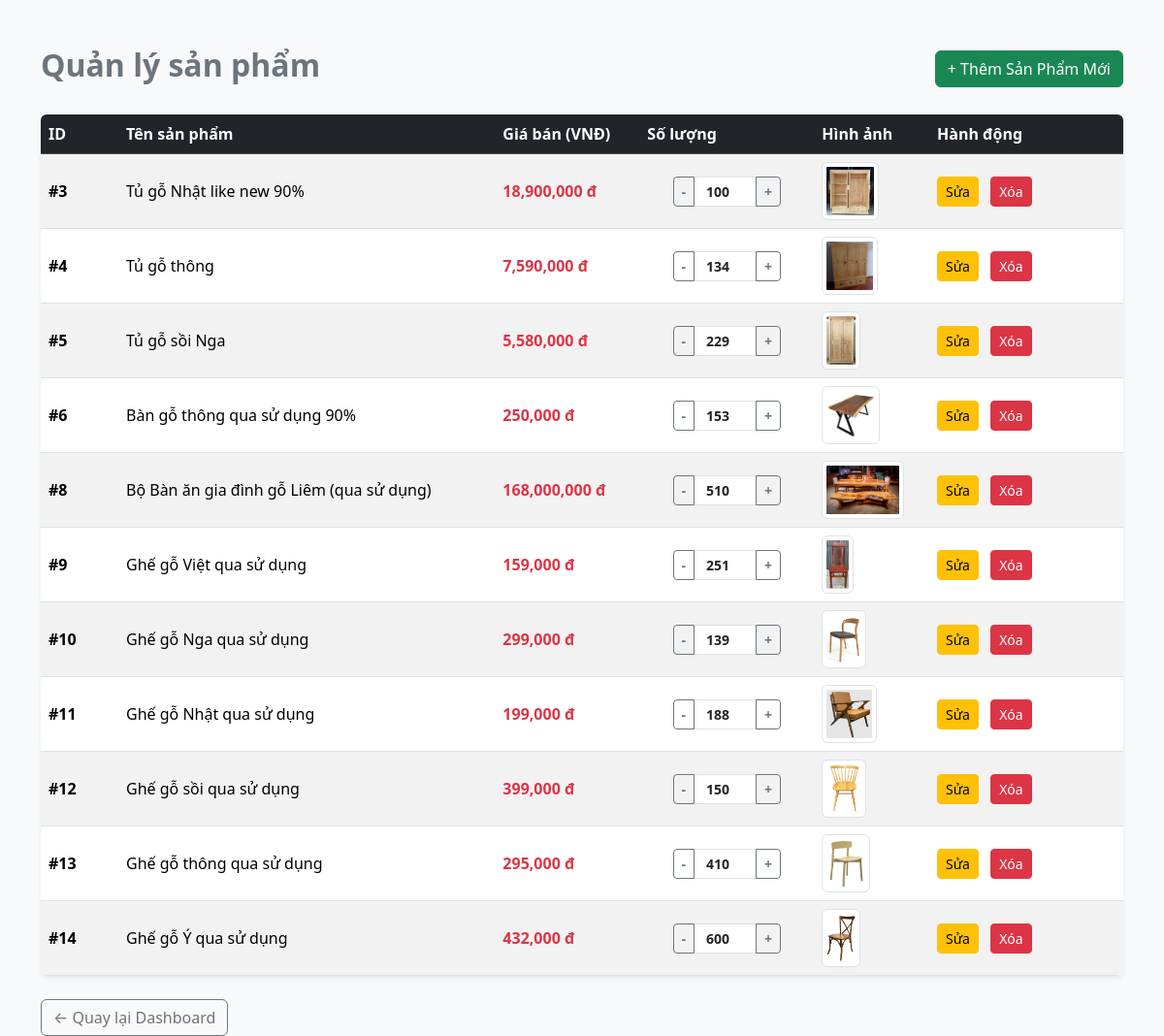
The page /admin/products/manage_products.php (signed in) on the database its author committed.
### tables this page shows
CREATE TABLE `products` (
  `id` int(11) NOT NULL,
  `name` varchar(255) NOT NULL,
  `price` int(11) NOT NULL,
  `image` varchar(255) NOT NULL,
  `description` text DEFAULT NULL,
  `created_at` timestamp NOT NULL DEFAULT current_timestamp(),
  `quantity` int(11) DEFAULT 10
);

### admin/products/manage_products.php (the view, shortened to what this page needs)
<?php
require_once "../../config.php";
$sql = "SELECT * FROM products";
$result = mysqli_query($conn, $sql);
?>
<!DOCTYPE html>
<html lang="vi">
<head>
    <link href="https://cdn.jsdelivr.net/npm/bootstrap@5.3.3/dist/css/bootstrap.min.css" rel="stylesheet">
</head>
<body class="bg-light">
    <div class="container mt-5">
        <div class="d-flex justify-content-between align-items-center mb-4">
            <h2 class="text-secondary fw-bold">Quản lý sản phẩm</h2>
            <a href="add_product.php" class="btn btn-success">+ Thêm Sản Phẩm Mới</a>
        </div>
        <div class="table-responsive bg-white shadow-sm rounded">
            <table class="table table-striped table-hover align-middle mb-0">
                <thead class="table-dark">
                    <tr>
                        <th scope="col" style="width: 80px;">ID</th>
                        <th scope="col">Tên sản phẩm</th>
                        <th scope="col">Giá bán (VNĐ)</th>
                        <th scope="col">Số lượng</th>
                        <th scope="col">Hình ảnh</th>
                        <th scope="col" style="width: 200px;">Hành động</th>
                    </tr>
                </thead>
                <tbody>
                    <?php
                        while ($row = mysqli_fetch_assoc($result)) {
                        ?>
                    <tr>
                        <td class="fw-bold">#<?= $row["id"] ?></td>
                        <td><?= $row["name"] ?></td>
                        <td class="text-danger fw-bold"><?= number_format($row["price"]) ?> đ</td>
                        <td class="text-center" style="width: 180px;">
                            <div class="input-group input-group-sm justify-content-center">
                                <button class="btn btn-outline-secondary fw-bold" type="button"
                                    onclick="changeStock(<?= $row['id'] ?>, -1)">-</button>
                                <input type="number" class="form-control text-center fw-bold px-1"
                                    id="qty-<?= $row['id'] ?>" value="<?= $row["quantity"] ?>" min="0"
                                    style="max-width: 65px;" onchange="updateStockInput(<?= $row['id'] ?>)"
                                    onkeydown="if(event.key === 'Enter') this.blur();">
                                <button class="btn btn-outline-secondary fw-bold" type="button"
                                    onclick="changeStock(<?= $row['id'] ?>, 1)">+</button>
                            </div>
                        </td>
                        <td>
                            <img src="../../img/<?= $row["image"] ?>" alt="Sản phẩm" class="img-thumbnail"
                                style="max-height: 60px;">
                        </td>
                        <td>
                            <a href="edit_product.php?id=<?= $row["id"] ?>" class="btn btn-sm btn-warning me-2">
                                Sửa
                            </a>
                            <a href="delete_product.php?id=<?= $row["id"] ?>" class="btn btn-sm btn-danger"
                                onclick="return confirm('Bạn có chắc muốn xóa sản phẩm này?')">
                                Xóa
                            </a>
                        </td>
                    </tr>
                    <?php
                        }
                        ?>
                </tbody>
            </table>
        </div>
        <div class="mt-4">
            <a href="../dashboard.php" class="btn btn-outline-secondary">
                ← Quay lại Dashboard
            </a>
        </div>
    </div>
</body>
</html>

### rows shown on the page
products: id "3", name "Tủ gỗ Nhật like new 90%", price "18,900,000", quantity "100", image (picture)
products: id "4", name "Tủ gỗ thông", price "7,590,000", quantity "134", image (picture)
products: id "5", name "Tủ gỗ sồi Nga", price "5,580,000", quantity "229", image (picture)
products: id "6", name "Bàn gỗ thông qua sử dụng 90%", price "250,000", quantity "153", image (picture)
products: id "8", name "Bộ Bàn ăn gia đình gỗ Liêm (qua sử dụng)", price "168,000,000", quantity "510", image (picture)
products: id "9", name "Ghế gỗ Việt qua sử dụng", price "159,000", quantity "251", image (picture)
products: id "10", name "Ghế gỗ Nga qua sử dụng", price "299,000", quantity "139", image (picture)
products: id "11", name "Ghế gỗ Nhật qua sử dụng", price "199,000", quantity "188", image (picture)
products: id "12", name "Ghế gỗ sồi qua sử dụng", price "399,000", quantity "150", image (picture)
products: id "13", name "Ghế gỗ thông qua sử dụng", price "295,000", quantity "410", image (picture)
products: id "14", name "Ghế gỗ Ý qua sử dụng", price "432,000", quantity "600", image (picture)
